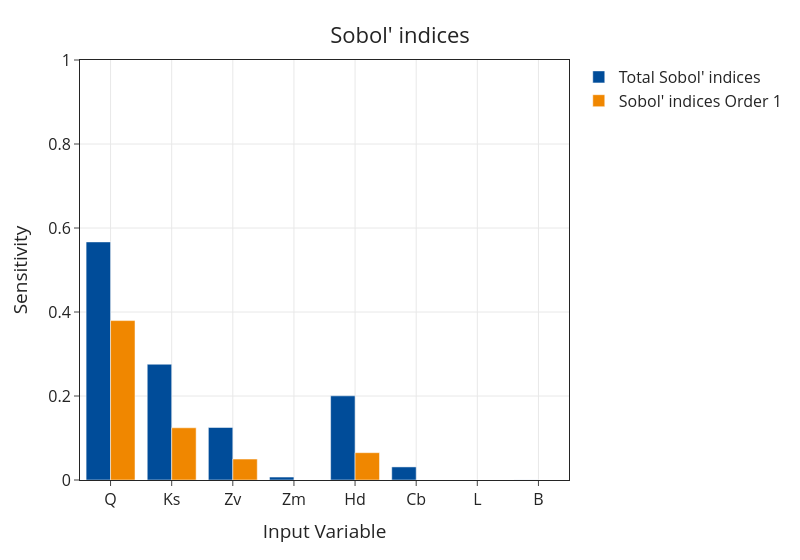

The notebook cell this image was saved under:
### Markdown cell above
Note that the total cost of computation is $(d+2)\times N$, where $d$ is the input dimension and $N$ is the sample size. Therefore, the total cost for the current setup is $(8+2)\times N=10N$ evaluations of the full computational model.

### Code cell
mySobolAnalysisMC = uq.createAnalysis(SobolOpts)
uq.print(mySobolAnalysisMC)
uq.display(mySobolAnalysisMC);

### Figure 1 — Plotly figure (JSON) as saved in the notebook; plotly's stock layout.template omitted (floating-point values rounded to 4 significant figures)
{"data": [{"alignmentgroup": "True", "hovertemplate": "variable=Total Sobol' indices<br>index=%{x}<br>value=%{y}<extra></extra>", "legendgroup": "Total Sobol' indices", "marker": {"color": "rgb(0, 76, 153)", "pattern": {"shape": ""}}, "name": "Total Sobol' indices", "offsetgroup": "Total Sobol' indices", "orientation": "v", "showlegend": true, "textposition": "auto", "type": "bar", "x": ["Q", "Ks", "Zv", "Zm", "Hd", "Cb", "L", "B"], "xaxis": "x", "y": [0.5669, 0.2757, 0.1251, 0.007041, 0.2004, 0.03114, 4.483e-07, 0.0001326], "yaxis": "y"}, {"alignmentgroup": "True", "hovertemplate": "variable=Sobol' indices Order 1<br>index=%{x}<br>value=%{y}<extra></extra>", "legendgroup": "Sobol' indices Order 1", "marker": {"color": "rgb(240, 135, 0)", "pattern": {"shape": ""}}, "name": "Sobol' indices Order 1", "offsetgroup": "Sobol' indices Order 1", "orientation": "v", "showlegend": true, "textposition": "auto", "type": "bar", "x": ["Q", "Ks", "Zv", "Zm", "Hd", "Cb", "L", "B"], "xaxis": "x", "y": [0.3795, 0.1243, 0.04993, -0.05922, 0.06505, -0.04021, -0.0617, -0.06176], "yaxis": "y"}], "layout": {"barmode": "group", "legend": {"title": {"text": ""}, "tracegroupgap": 0}, "margin": {"t": 60}, "showlegend": true, "title": {"text": "Sobol' indices", "y": 0.95}, "width": 800, "xaxis": {"anchor": "y", "domain": [0, 1], "mirror": true, "title": {"text": "Input Variable"}}, "yaxis": {"anchor": "x", "domain": [0, 1], "dtick": 0.2, "mirror": true, "range": [0, 1], "tickmode": "linear", "title": {"text": "Sensitivity"}}}}
